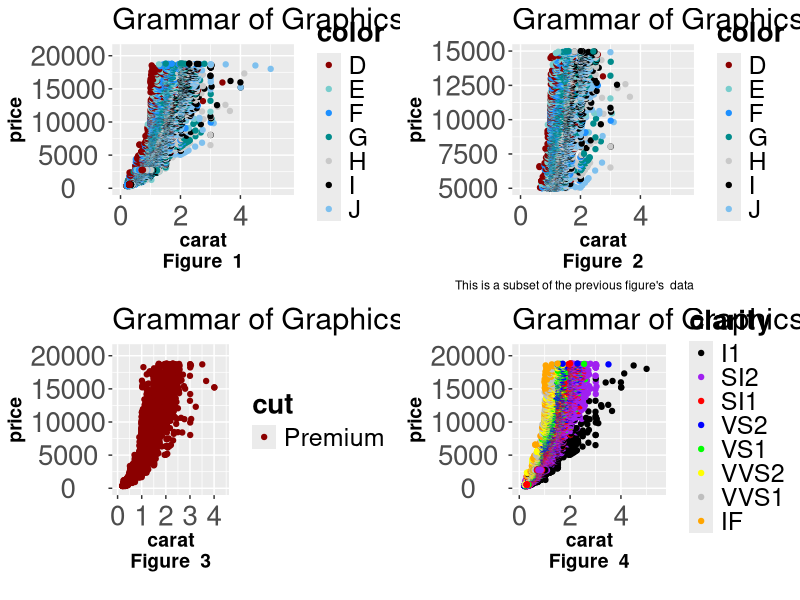

This chart was generated by the following R code:
require(tidyr)
require(dplyr)
require(ggplot2)

FigureNum <<- 0 # Global variable

ggplot_func <- function(df,
  Title = "Diamonds",
  Legend = "color",   # Notice how this is handled below using names(df)[names(df) == Legend] <- 'Legend'
  PointColor = c("red4", "darkslategray3", "dodgerblue1", "darkcyan",
                 "gray79", "black", "skyblue2", "dodgerblue4",
                 "purple4", "maroon", "chocolate1", "bisque3", "bisque",
                 "seagreen4", "lightgreen", "skyblue4", "mediumpurple3",
                 "palevioletred1", "lightsalmon4", "darkgoldenrod1"),
  YMin = 0,
  YMax = max(df$price) * 1.1,
  XMin = 0,
  XMax = max(df$carat) * 1.1,
  Caption = ""
) {
    FigureNum <<- FigureNum + 1
    
    # See http://stackoverflow.com/questions/32503843/using-a-function-parameter-in-ggplot-mapping-aes for a discussion of the following line of code:
    names(df)[names(df) == Legend] <- 'Legend'
    print(names(df))
    
    p1 <- ggplot(df) + 
      geom_point(aes(x=carat, y=price, colour=Legend)) +
      ylim(YMin, YMax) + xlim(XMin, XMax) +
      scale_colour_manual(values = PointColor) +
      labs(title="Grammar of Graphics Example", x = paste("carat\nFigure ", FigureNum), colour = Legend, caption = Caption) +
      theme(axis.text.x=element_text(size=20, vjust=0.5)) +
      theme(axis.text.y=element_text(size=20, hjust=0.5)) +
      theme(axis.title=element_text(size=14, face="bold")) +
      theme(plot.title = element_text(size=22)) +
      theme(legend.title = element_text(size=20, face="bold"), legend.text = element_text(size=18))
 
    return(p1)
}

p1 <- ggplot_func(diamonds)
p2 <- ggplot_func(diamonds, YMin = 5000, YMax = 15000, Caption = "This is a subset of the previous figure's  data")
p3 <- dplyr::filter(diamonds, cut == "Premium") %>% ggplot_func(., Legend = "cut")
p4 <- ggplot_func(diamonds, Legend = "clarity", PointColor = c("black", "purple", "red", "blue", "green", "yellow", "grey", "orange"))

library("grid")

# You may need to use getwd() to find out where the "4diamonds.png" file will be put.
# You can use setwd() to set the current working directory.
png("4diamonds.png", width = 25, height = 20, units = "in", res = 72)
grid.newpage()
pushViewport(viewport(layout = grid.layout(2, 2)))   

# Print Plots
print(p1, vp = viewport(layout.pos.row = 1, layout.pos.col = 1))  
print(p2, vp = viewport(layout.pos.row = 1, layout.pos.col = 2))
print(p3, vp = viewport(layout.pos.row = 2, layout.pos.col = 1))  
print(p4, vp = viewport(layout.pos.row = 2, layout.pos.col = 2)) 

dev.off()
